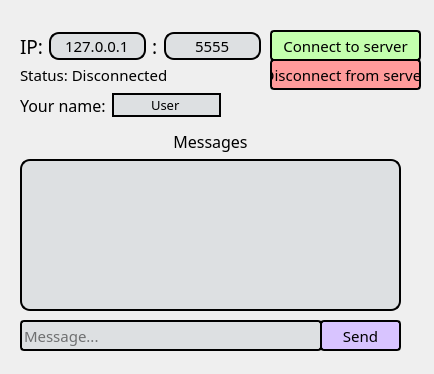
<?xml version="1.0" encoding="UTF-8"?>
<ui version="4.0">
 <class>MainWindow</class>
 <widget class="QMainWindow" name="MainWindow">
  <property name="geometry">
   <rect>
    <x>0</x>
    <y>0</y>
    <width>434</width>
    <height>374</height>
   </rect>
  </property>
  <property name="minimumSize">
   <size>
    <width>434</width>
    <height>374</height>
   </size>
  </property>
  <property name="maximumSize">
   <size>
    <width>434</width>
    <height>374</height>
   </size>
  </property>
  <property name="windowTitle">
   <string>TOPMessenger</string>
  </property>
  <property name="styleSheet">
   <string notr="true">color: rgb(0, 0, 0);</string>
  </property>
  <widget class="QWidget" name="centralwidget">
   <widget class="QLabel" name="label">
    <property name="geometry">
     <rect>
      <x>20</x>
      <y>59</y>
      <width>181</width>
      <height>31</height>
     </rect>
    </property>
    <property name="font">
     <font>
      <family>HP Simplified</family>
      <pointsize>11</pointsize>
     </font>
    </property>
    <property name="styleSheet">
     <string notr="true">color: rgb(0, 0, 0);</string>
    </property>
    <property name="text">
     <string>Status: Disconnected</string>
    </property>
   </widget>
   <widget class="QWidget" name="horizontalLayoutWidget_3">
    <property name="geometry">
     <rect>
      <x>20</x>
      <y>30</y>
      <width>241</width>
      <height>32</height>
     </rect>
    </property>
    <property name="styleSheet">
     <string/>
    </property>
    <layout class="QHBoxLayout" name="horizontalLayout_3">
     <item>
      <widget class="QLabel" name="IP">
       <property name="font">
        <font>
         <family>HP Simplified</family>
         <pointsize>14</pointsize>
         <weight>50</weight>
         <bold>false</bold>
        </font>
       </property>
       <property name="styleSheet">
        <string notr="true">color: rgb(0, 0, 0);</string>
       </property>
       <property name="text">
        <string>IP:</string>
       </property>
      </widget>
     </item>
     <item>
      <widget class="QLineEdit" name="ipAdress">
       <property name="font">
        <font>
         <family>HP Simplified</family>
         <pointsize>11</pointsize>
        </font>
       </property>
       <property name="styleSheet">
        <string notr="true">background-color: rgb(221, 224, 226);  
border-style: solid;
border-width: 2px;
border-radius: 10px;
border-color: black;</string>
       </property>
       <property name="text">
        <string>127.0.0.1</string>
       </property>
       <property name="maxLength">
        <number>20</number>
       </property>
       <property name="alignment">
        <set>Qt::AlignCenter</set>
       </property>
      </widget>
     </item>
     <item>
      <widget class="QLabel" name="label_3">
       <property name="font">
        <font>
         <family>HP Simplified</family>
         <pointsize>14</pointsize>
         <weight>50</weight>
         <bold>false</bold>
        </font>
       </property>
       <property name="styleSheet">
        <string notr="true">color: rgb(0, 0, 0);</string>
       </property>
       <property name="text">
        <string>:</string>
       </property>
      </widget>
     </item>
     <item>
      <widget class="QLineEdit" name="Port">
       <property name="font">
        <font>
         <family>HP Simplified</family>
         <pointsize>11</pointsize>
        </font>
       </property>
       <property name="styleSheet">
        <string notr="true">background-color: rgb(221, 224, 226);  
border-style: solid;
border-width: 2px;
border-radius: 10px;
border-color: black;</string>
       </property>
       <property name="text">
        <string>5555</string>
       </property>
       <property name="maxLength">
        <number>7</number>
       </property>
       <property name="alignment">
        <set>Qt::AlignCenter</set>
       </property>
      </widget>
     </item>
    </layout>
   </widget>
   <widget class="QPushButton" name="Connect">
    <property name="enabled">
     <bool>true</bool>
    </property>
    <property name="geometry">
     <rect>
      <x>270</x>
      <y>30</y>
      <width>151</width>
      <height>31</height>
     </rect>
    </property>
    <property name="font">
     <font>
      <family>HP Simplified</family>
      <pointsize>11</pointsize>
     </font>
    </property>
    <property name="styleSheet">
     <string notr="true">background-color: rgb(196, 255, 174);
border-style: solid;
border-width: 2px;
border-radius: 4px;
border-color: black;</string>
    </property>
    <property name="text">
     <string>Connect to server</string>
    </property>
   </widget>
   <widget class="QWidget" name="horizontalLayoutWidget_2">
    <property name="geometry">
     <rect>
      <x>20</x>
      <y>90</y>
      <width>201</width>
      <height>31</height>
     </rect>
    </property>
    <property name="styleSheet">
     <string/>
    </property>
    <layout class="QHBoxLayout" name="horizontalLayout_2">
     <item>
      <widget class="QLabel" name="label_2">
       <property name="font">
        <font>
         <family>HP Simplified</family>
         <pointsize>12</pointsize>
        </font>
       </property>
       <property name="styleSheet">
        <string notr="true">color: rgb(0, 0, 0);</string>
       </property>
       <property name="text">
        <string>Your name:</string>
       </property>
      </widget>
     </item>
     <item>
      <widget class="QLineEdit" name="Name">
       <property name="font">
        <font>
         <family>HP Simplified</family>
         <pointsize>10</pointsize>
        </font>
       </property>
       <property name="styleSheet">
        <string notr="true">background-color: rgb(221, 224, 226);  
border-style: solid;
border-width: 2px;
border-color: black;</string>
       </property>
       <property name="text">
        <string>User</string>
       </property>
       <property name="alignment">
        <set>Qt::AlignCenter</set>
       </property>
      </widget>
     </item>
    </layout>
   </widget>
   <widget class="QPushButton" name="Disconnect">
    <property name="enabled">
     <bool>true</bool>
    </property>
    <property name="geometry">
     <rect>
      <x>270</x>
      <y>59</y>
      <width>151</width>
      <height>31</height>
     </rect>
    </property>
    <property name="font">
     <font>
      <family>HP Simplified</family>
      <pointsize>11</pointsize>
     </font>
    </property>
    <property name="styleSheet">
     <string notr="true">background-color: rgb(255, 155, 155);
border-style: solid;
border-width: 2px;
border-radius: 4px;
border-color: black;</string>
    </property>
    <property name="text">
     <string>Disconnect from server</string>
    </property>
   </widget>
   <widget class="QWidget" name="verticalLayoutWidget">
    <property name="geometry">
     <rect>
      <x>20</x>
      <y>130</y>
      <width>381</width>
      <height>181</height>
     </rect>
    </property>
    <property name="styleSheet">
     <string/>
    </property>
    <layout class="QVBoxLayout" name="verticalLayout">
     <item>
      <widget class="QLabel" name="label_4">
       <property name="font">
        <font>
         <family>HP Simplified</family>
         <pointsize>12</pointsize>
         <stylestrategy>PreferAntialias</stylestrategy>
        </font>
       </property>
       <property name="styleSheet">
        <string notr="true">color: rgb(0, 0, 0);</string>
       </property>
       <property name="text">
        <string>Messages</string>
       </property>
       <property name="alignment">
        <set>Qt::AlignCenter</set>
       </property>
      </widget>
     </item>
     <item>
      <widget class="QTextBrowser" name="textBrowser">
       <property name="font">
        <font>
         <family>HP Simplified</family>
         <pointsize>11</pointsize>
        </font>
       </property>
       <property name="layoutDirection">
        <enum>Qt::RightToLeft</enum>
       </property>
       <property name="styleSheet">
        <string notr="true">background-color: rgb(221, 224, 226);  
border-style: solid;
border-width: 2px;
border-radius: 10px;
border-color: black;</string>
       </property>
       <property name="html">
        <string>&lt;!DOCTYPE HTML PUBLIC &quot;-//W3C//DTD HTML 4.0//EN&quot; &quot;http://www.w3.org/TR/REC-html40/strict.dtd&quot;&gt;
&lt;html&gt;&lt;head&gt;&lt;meta name=&quot;qrichtext&quot; content=&quot;1&quot; /&gt;&lt;style type=&quot;text/css&quot;&gt;
p, li { white-space: pre-wrap; }
&lt;/style&gt;&lt;/head&gt;&lt;body style=&quot; font-family:'HP Simplified'; font-size:11pt; font-weight:400; font-style:normal;&quot;&gt;
&lt;p style=&quot;-qt-paragraph-type:empty; margin-top:0px; margin-bottom:0px; margin-left:0px; margin-right:0px; -qt-block-indent:0; text-indent:0px; font-family:'HP Simplified';&quot;&gt;&lt;br /&gt;&lt;/p&gt;&lt;/body&gt;&lt;/html&gt;</string>
       </property>
      </widget>
     </item>
    </layout>
   </widget>
   <widget class="QPushButton" name="Push">
    <property name="geometry">
     <rect>
      <x>320</x>
      <y>320</y>
      <width>81</width>
      <height>31</height>
     </rect>
    </property>
    <property name="font">
     <font>
      <family>HP Simplified</family>
      <pointsize>11</pointsize>
     </font>
    </property>
    <property name="styleSheet">
     <string notr="true">background-color: rgb(216, 196, 255);
border-style: solid;
border-width: 2px;
border-radius: 4px;
border-color: black;</string>
    </property>
    <property name="text">
     <string>Send</string>
    </property>
   </widget>
   <widget class="QLineEdit" name="YourMessage">
    <property name="geometry">
     <rect>
      <x>20</x>
      <y>320</y>
      <width>302</width>
      <height>31</height>
     </rect>
    </property>
    <property name="font">
     <font>
      <family>HP Simplified</family>
      <pointsize>11</pointsize>
     </font>
    </property>
    <property name="styleSheet">
     <string notr="true">background-color: rgb(221, 224, 226);  
border-style: solid;
border-width: 2px;
border-radius: 4px;
border-color: black;</string>
    </property>
    <property name="placeholderText">
     <string>Message...</string>
    </property>
   </widget>
  </widget>
 </widget>
 <resources/>
 <connections/>
</ui>
